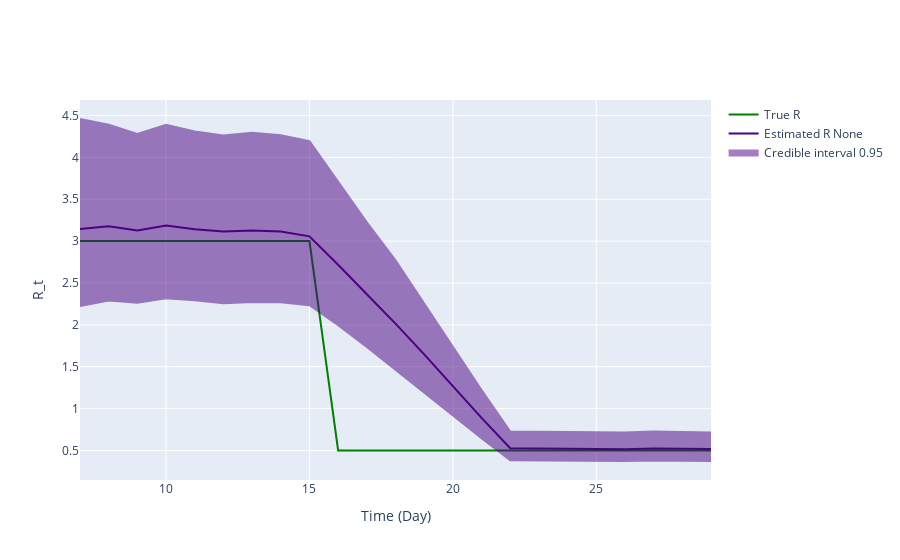

The code cell stored with this chart in its notebook:
### Markdown cell above
## Inference plot using class method results

### Code cell
fig = ReproductionNumberPlot()

fig.add_ground_truth_rt(ground_truth)
fig.add_interval_rt(new_intervals)

fig.update_labels(time_label='Time (Day)', r_label='R_t')

fig.show_figure()

### Figure 1 — Plotly figure (JSON) as saved in the notebook; plotly's stock layout.template omitted (floating-point values rounded to 4 significant figures)
{"data": [{"line": {"color": "green"}, "mode": "lines", "name": "True R", "type": "scatter", "x": [7, 8, 9, 10, 11, 12, 13, 14, 15, 16, 17, 18, 19, 20, 21, 22, 23, 24, 25, 26, 27, 28, 29], "y": [3, 3, 3, 3, 3, 3, 3, 3, 3, 0.5, 0.5, 0.5, 0.5, 0.5, 0.5, 0.5, 0.5, 0.5, 0.5, 0.5, 0.5, 0.5, 0.5]}, {"line": {"color": "indigo"}, "mode": "lines", "name": "Estimated R None", "type": "scatter", "x": [7, 8, 9, 10, 11, 12, 13, 14, 15, 16, 17, 18, 19, 20, 21, 22, 23, 24, 25, 26, 27, 28, 29], "y": [3.144, 3.178, 3.128, 3.187, 3.142, 3.115, 3.128, 3.115, 3.057, 2.718, 2.366, 2.015, 1.648, 1.264, 0.8898, 0.5274, 0.5245, 0.5224, 0.5222, 0.5159, 0.5249, 0.5229, 0.517]}, {"fill": "toself", "fillcolor": "indigo", "line": {"color": "indigo"}, "mode": "lines", "name": "Credible interval 0.95", "opacity": 0.5, "showlegend": true, "type": "scatter", "x": [7, 8, 9, 10, 11, 12, 13, 14, 15, 16, 17, 18, 19, 20, 21, 22, 23, 24, 25, 26, 27, 28, 29, 29, 28, 27, 26, 25, 24, 23, 22, 21, 20, 19, 18, 17, 16, 15, 14, 13, 12, 11, 10, 9, 8, 7], "y": [4.458, 4.389, 4.279, 4.388, 4.308, 4.261, 4.294, 4.264, 4.195, 3.704, 3.225, 2.771, 2.258, 1.741, 1.22, 0.7258, 0.7216, 0.7154, 0.7187, 0.7143, 0.7262, 0.7189, 0.7144, 0.3751, 0.3793, 0.3798, 0.3742, 0.3769, 0.3803, 0.3796, 0.3825, 0.6465, 0.9199, 1.196, 1.464, 1.735, 1.995, 2.234, 2.27, 2.274, 2.259, 2.295, 2.318, 2.263, 2.29, 2.224]}], "layout": {"hovermode": "x unified", "xaxis": {"title": {"text": "Time (Day)"}}, "yaxis": {"title": {"text": "R_t"}}}}
